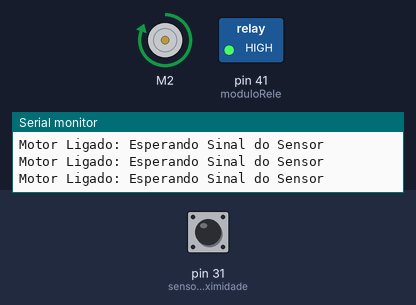
A sketch run on a simulated Arduino Mega 2560, built with avr-gcc and run on an emulated ATmega2560. Shown: DC motor (green arrow = forward, orange = backward, longer = faster), switched loads named in the sketch (green lamp = pin HIGH), the last lines printed to the serial monitor. Inputs (shaded band) come from the test bench; at power-on: pin 31 (sensorProximidade) HIGH.

Above: at 1.2 s.
1.3 s: pin 31 (sensorProximidade) driven LOW
At 2.1 s:
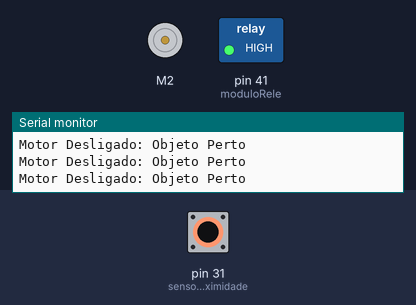
4.3 s: pin 31 (sensorProximidade) driven HIGH
7.3 s: pin 31 (sensorProximidade) pulsed LOW 2 times (0.12 s each, 0.3 s apart)
At 9.6 s:
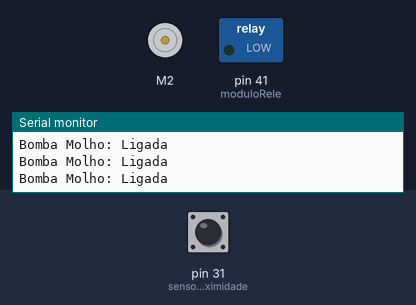
Timing chart, 0 to 13.4 s (numbered marks = the images above; inputs shaded):
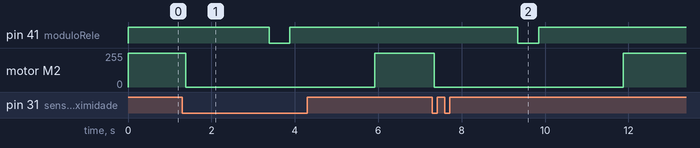

The sketch:

ConveyorBeltWith_SauceDispenser.ino
```cpp
#include <AFMotor.h>

AF_DCMotor motorA(2);
int sensorProximidade = 31;
int moduloRele = 41;
int status = 1;
unsigned long instanteAnterior = 0;
bool delayStatus4 = false; // Variavel booleana para detectar se o delay foi concluido ou não.

void setup() {
  // Setup code here, to run once:
  Serial.begin(9600);
  pinMode(sensorProximidade, INPUT); // Define que tipo de pino é: INPUT ou OUTPUT
  digitalRead(sensorProximidade) == LOW;
  motorA.setSpeed(255); // Valor da velocidade entre 0 e 255
  pinMode(moduloRele,OUTPUT); // Modulo Rele definido como pin do tipo OUTPUT. Ele é quem vai receber o sinal
  digitalWrite(moduloRele, HIGH);
}

void loop() {
  // Main code here, to run repeatedly:
  unsigned long instanteAtual = millis();
  int valorDigital = digitalRead(sensorProximidade);

  if (status == 1){ // Status 1: Até o sensor detectar proximidade
    motorA.run(FORWARD); // Código para ligar o motor. BACKWARD e FORWARD
    Serial.println("Motor Ligado: Esperando Sinal do Sensor");
    if (valorDigital == LOW){
      status = 2;
      instanteAnterior = instanteAtual;
    }
  }

  if (status == 2){ // Status 2: Houve mudanca no sinal de proximidade. Para o motor e espera.
    motorA.run(RELEASE); // Código para parar o motor.
    Serial.println("Motor Desligado: Objeto Perto");
    if ((instanteAtual - instanteAnterior) >= 2000){ // Esteira fica parada até o delay passar
      if (delayStatus4 == true){
        status = 4;
        delayStatus4 = false;
        instanteAnterior = instanteAtual;
      }
      else{
        status = 3;
        instanteAnterior = instanteAtual;
      }
    }
  }

  if (status == 3){ // Status 3: Objeto parado por 2 segundos. Hora de colocar o molho
    digitalWrite(moduloRele, LOW); // Modulo Rele conecta a alimentacao negativa da bomba de Molho. Sinal HIGH ou LOW.
    Serial.println("Bomba Molho: Ligada");
    if ((instanteAtual - instanteAnterior) >= 500){ // Esteira fica parada até o delay passar
      digitalWrite(moduloRele, HIGH); // Modulo Rele desliga a Bomba de Molho.
      status = 2;
      instanteAnterior = instanteAtual;
      delayStatus4 = true;
    }
  }

  if (status == 4){ // Status 4: Esperando a torrada passar. O sinal mudar de LOW para HIGH
    motorA.run(FORWARD); // Código para ligar o motor. BACKWARD e FORWARD
    Serial.println("Motor Ligado: Esperando a Torrada Passar");
    if ((instanteAtual - instanteAnterior) >= 1000){ // Esteira não detecta o pão. Espera um delay ate estar no Status 1 e ficar a procura do sinal
      status = 1;
    }
  }

}
```

Measured:
- after the input at 1.3 s, pin 41 (moduloRele): HIGH → LOW after 2.1 s, → HIGH 0.50 s later; motor M2: forward 255/255 → stopped after 0.08 s
- after the input at 7.3 s, pin 41 (moduloRele): HIGH → LOW after 2.0 s, → HIGH 0.50 s later; motor M2: forward 255/255 → stopped after 0.05 s, → forward 255/255 4.5 s later
